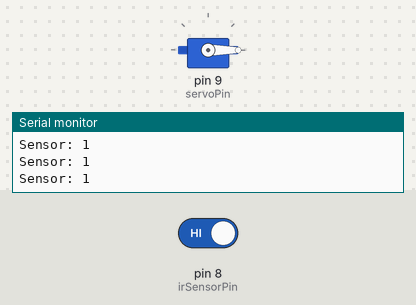
Bench run of a sketch on a simulated Arduino Uno, built with avr-gcc and run on an emulated ATmega328P. Parts: servo, the last lines printed to the serial monitor. The inputs (shaded band) are chosen by the test bench; at power-on: pin 8 (irSensorPin) HIGH.

Above: at 1.2 s.
1.3 s: pin 8 (irSensorPin) driven LOW
At 2.0 s:
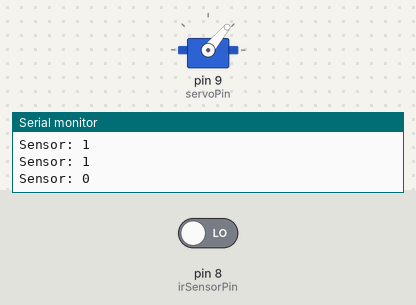
At 10.1 s:
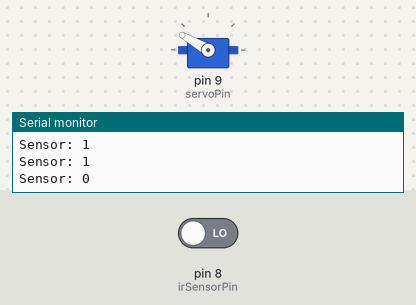
Timing chart, 0 to 19.8 s (numbered marks = the images above; inputs shaded):
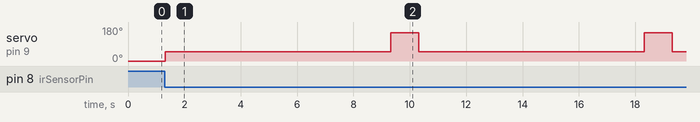

The sketch:

infrared_servo_time_oke.ino
```cpp
#include <Servo.h>

int irSensorPin = 8;
int servoPin = 9;
Servo myServo;

void setup() {
pinMode(irSensorPin, INPUT);
myServo.attach(servoPin);
myServo.write(0); // posisi awal servo
Serial.begin(9600); // memulai komunikasi serial pada kecepatan 9600 bps
}

void loop() {
int irSensorVal = digitalRead(irSensorPin);
Serial.print("Sensor: ");
Serial.println(irSensorVal); // menampilkan nilai sensor pada serial monitor

if (irSensorVal == LOW) {
myServo.write(50);
delay(8000); // delay 7 detik jika sensor mendeteksi benda pertama
myServo.write(150); // gerakan servo ke posisi 50 jika sensor mendeteksi benda kedua
delay(1000); // delay 1 detik
} else {
myServo.write(0); // gerakan servo ke posisi 150 jika tidak ada benda yang terdeteksi
}
}
```

Measured:
- after the input at 1.3 s, servo on pin 9 (servoPin): alternates 150° for 1.0 s and 50° for 8.0 s, starting at once
